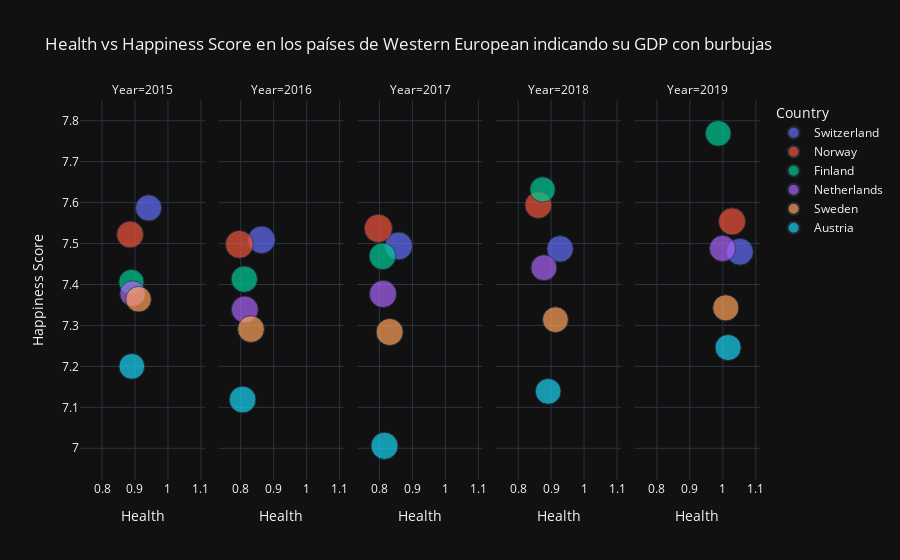

This figure's notebook cell:
### Markdown cell above
_Con este se puede ver la correlación entre la expectativa de vida y el happiness score en esta región del mundo_

### Code cell
df_region_europe1 = df_region_europe[df_region_europe['Country'].isin(['Switzerland', 
                                                                       'Norway','Finland','Netherlands',
                                                                      'Sweden', 'Austria'])] # seleccionamos los países con mayor happiness score
fig = px.scatter(df_region_europe1,
                x = 'Health (Life Expectancy)',
                y = 'Happiness Score',
                color = 'Country',
                size = 'Economy (GDP per Capita)', 
                template='plotly_dark',
                facet_col = 'Year',
                facet_col_wrap = 5,
                labels ={"Health (Life Expectancy)":"Health"},
                title = 'Health vs Happiness Score en los países de Western European indicando su GDP con burbujas',
                )
fig.show()

### Figure 1 — Plotly figure (JSON) as saved in the notebook; plotly's stock layout.template omitted (floating-point values rounded to 4 significant figures)
{"data": [{"hovertemplate": "Country=Switzerland<br>Year=2015<br>Health=%{x}<br>Happiness Score=%{y}<br>Economy (GDP per Capita)=%{marker.size}<extra></extra>", "legendgroup": "Switzerland", "marker": {"color": "#636efa", "size": [1.397], "sizemode": "area", "sizeref": 0.004041, "symbol": "circle"}, "mode": "markers", "name": "Switzerland", "orientation": "v", "showlegend": true, "type": "scatter", "x": [0.9414], "xaxis": "x", "y": [7.587], "yaxis": "y"}, {"hovertemplate": "Country=Switzerland<br>Year=2016<br>Health=%{x}<br>Happiness Score=%{y}<br>Economy (GDP per Capita)=%{marker.size}<extra></extra>", "legendgroup": "Switzerland", "marker": {"color": "#636efa", "size": [1.527], "sizemode": "area", "sizeref": 0.004041, "symbol": "circle"}, "mode": "markers", "name": "Switzerland", "orientation": "v", "showlegend": false, "type": "scatter", "x": [0.863], "xaxis": "x2", "y": [7.509], "yaxis": "y2"}, {"hovertemplate": "Country=Switzerland<br>Year=2017<br>Health=%{x}<br>Happiness Score=%{y}<br>Economy (GDP per Capita)=%{marker.size}<extra></extra>", "legendgroup": "Switzerland", "marker": {"color": "#636efa", "size": [1.565], "sizemode": "area", "sizeref": 0.004041, "symbol": "circle"}, "mode": "markers", "name": "Switzerland", "orientation": "v", "showlegend": false, "type": "scatter", "x": [0.8581], "xaxis": "x3", "y": [7.494], "yaxis": "y3"}, {"hovertemplate": "Country=Switzerland<br>Year=2018<br>Health=%{x}<br>Happiness Score=%{y}<br>Economy (GDP per Capita)=%{marker.size}<extra></extra>", "legendgroup": "Switzerland", "marker": {"color": "#636efa", "size": [1.42], "sizemode": "area", "sizeref": 0.004041, "symbol": "circle"}, "mode": "markers", "name": "Switzerland", "orientation": "v", "showlegend": false, "type": "scatter", "x": [0.927], "xaxis": "x4", "y": [7.487], "yaxis": "y4"}, {"hovertemplate": "Country=Switzerland<br>Year=2019<br>Health=%{x}<br>Happiness Score=%{y}<br>Economy (GDP per Capita)=%{marker.size}<extra></extra>", "legendgroup": "Switzerland", "marker": {"color": "#636efa", "size": [1.452], "sizemode": "area", "sizeref": 0.004041, "symbol": "circle"}, "mode": "markers", "name": "Switzerland", "orientation": "v", "showlegend": false, "type": "scatter", "x": [1.052], "xaxis": "x5", "y": [7.48], "yaxis": "y5"}, {"hovertemplate": "Country=Norway<br>Year=2015<br>Health=%{x}<br>Happiness Score=%{y}<br>Economy (GDP per Capita)=%{marker.size}<extra></extra>", "legendgroup": "Norway", "marker": {"color": "#EF553B", "size": [1.459], "sizemode": "area", "sizeref": 0.004041, "symbol": "circle"}, "mode": "markers", "name": "Norway", "orientation": "v", "showlegend": true, "type": "scatter", "x": [0.8852], "xaxis": "x", "y": [7.522], "yaxis": "y"}, {"hovertemplate": "Country=Norway<br>Year=2016<br>Health=%{x}<br>Happiness Score=%{y}<br>Economy (GDP per Capita)=%{marker.size}<extra></extra>", "legendgroup": "Norway", "marker": {"color": "#EF553B", "size": [1.577], "sizemode": "area", "sizeref": 0.004041, "symbol": "circle"}, "mode": "markers", "name": "Norway", "orientation": "v", "showlegend": false, "type": "scatter", "x": [0.7958], "xaxis": "x2", "y": [7.498], "yaxis": "y2"}, {"hovertemplate": "Country=Norway<br>Year=2017<br>Health=%{x}<br>Happiness Score=%{y}<br>Economy (GDP per Capita)=%{marker.size}<extra></extra>", "legendgroup": "Norway", "marker": {"color": "#EF553B", "size": [1.616], "sizemode": "area", "sizeref": 0.004041, "symbol": "circle"}, "mode": "markers", "name": "Norway", "orientation": "v", "showlegend": false, "type": "scatter", "x": [0.7967], "xaxis": "x3", "y": [7.537], "yaxis": "y3"}, {"hovertemplate": "Country=Norway<br>Year=2018<br>Health=%{x}<br>Happiness Score=%{y}<br>Economy (GDP per Capita)=%{marker.size}<extra></extra>", "legendgroup": "Norway", "marker": {"color": "#EF553B", "size": [1.456], "sizemode": "area", "sizeref": 0.004041, "symbol": "circle"}, "mode": "markers", "name": "Norway", "orientation": "v", "showlegend": false, "type": "scatter", "x": [0.861], "xaxis": "x4", "y": [7.594], "yaxis": "y4"}, {"hovertemplate": "Country=Norway<br>Year=2019<br>Health=%{x}<br>Happiness Score=%{y}<br>Economy (GDP per Capita)=%{marker.size}<extra></extra>", "legendgroup": "Norway", "marker": {"color": "#EF553B", "size": [1.488], "sizemode": "area", "sizeref": 0.004041, "symbol": "circle"}, "mode": "markers", "name": "Norway", "orientation": "v", "showlegend": false, "type": "scatter", "x": [1.028], "xaxis": "x5", "y": [7.554], "yaxis": "y5"}, {"hovertemplate": "Country=Finland<br>Year=2015<br>Health=%{x}<br>Happiness Score=%{y}<br>Economy (GDP per Capita)=%{marker.size}<extra></extra>", "legendgroup": "Finland", "marker": {"color": "#00cc96", "size": [1.29], "sizemode": "area", "sizeref": 0.004041, "symbol": "circle"}, "mode": "markers", "name": "Finland", "orientation": "v", "showlegend": true, "type": "scatter", "x": [0.8891], "xaxis": "x", "y": [7.406], "yaxis": "y"}, {"hovertemplate": "Country=Finland<br>Year=2016<br>Health=%{x}<br>Happiness Score=%{y}<br>Economy (GDP per Capita)=%{marker.size}<extra></extra>", "legendgroup": "Finland", "marker": {"color": "#00cc96", "size": [1.406], "sizemode": "area", "sizeref": 0.004041, "symbol": "circle"}, "mode": "markers", "name": "Finland", "orientation": "v", "showlegend": false, "type": "scatter", "x": [0.8109], "xaxis": "x2", "y": [7.413], "yaxis": "y2"}, {"hovertemplate": "Country=Finland<br>Year=2017<br>Health=%{x}<br>Happiness Score=%{y}<br>Economy (GDP per Capita)=%{marker.size}<extra></extra>", "legendgroup": "Finland", "marker": {"color": "#00cc96", "size": [1.444], "sizemode": "area", "sizeref": 0.004041, "symbol": "circle"}, "mode": "markers", "name": "Finland", "orientation": "v", "showlegend": false, "type": "scatter", "x": [0.8092], "xaxis": "x3", "y": [7.469], "yaxis": "y3"}, {"hovertemplate": "Country=Finland<br>Year=2018<br>Health=%{x}<br>Happiness Score=%{y}<br>Economy (GDP per Capita)=%{marker.size}<extra></extra>", "legendgroup": "Finland", "marker": {"color": "#00cc96", "size": [1.305], "sizemode": "area", "sizeref": 0.004041, "symbol": "circle"}, "mode": "markers", "name": "Finland", "orientation": "v", "showlegend": false, "type": "scatter", "x": [0.874], "xaxis": "x4", "y": [7.632], "yaxis": "y4"}, {"hovertemplate": "Country=Finland<br>Year=2019<br>Health=%{x}<br>Happiness Score=%{y}<br>Economy (GDP per Capita)=%{marker.size}<extra></extra>", "legendgroup": "Finland", "marker": {"color": "#00cc96", "size": [1.34], "sizemode": "area", "sizeref": 0.004041, "symbol": "circle"}, "mode": "markers", "name": "Finland", "orientation": "v", "showlegend": false, "type": "scatter", "x": [0.986], "xaxis": "x5", "y": [7.769], "yaxis": "y5"}, {"hovertemplate": "Country=Netherlands<br>Year=2015<br>Health=%{x}<br>Happiness Score=%{y}<br>Economy (GDP per Capita)=%{marker.size}<extra></extra>", "legendgroup": "Netherlands", "marker": {"color": "#ab63fa", "size": [1.329], "sizemode": "area", "sizeref": 0.004041, "symbol": "circle"}, "mode": "markers", "name": "Netherlands", "orientation": "v", "showlegend": true, "type": "scatter", "x": [0.8928], "xaxis": "x", "y": [7.378], "yaxis": "y"}, {"hovertemplate": "Country=Netherlands<br>Year=2016<br>Health=%{x}<br>Happiness Score=%{y}<br>Economy (GDP per Capita)=%{marker.size}<extra></extra>", "legendgroup": "Netherlands", "marker": {"color": "#ab63fa", "size": [1.465], "sizemode": "area", "sizeref": 0.004041, "symbol": "circle"}, "mode": "markers", "name": "Netherlands", "orientation": "v", "showlegend": false, "type": "scatter", "x": [0.8123], "xaxis": "x2", "y": [7.339], "yaxis": "y2"}, {"hovertemplate": "Country=Netherlands<br>Year=2017<br>Health=%{x}<br>Happiness Score=%{y}<br>Economy (GDP per Capita)=%{marker.size}<extra></extra>", "legendgroup": "Netherlands", "marker": {"color": "#ab63fa", "size": [1.504], "sizemode": "area", "sizeref": 0.004041, "symbol": "circle"}, "mode": "markers", "name": "Netherlands", "orientation": "v", "showlegend": false, "type": "scatter", "x": [0.8107], "xaxis": "x3", "y": [7.377], "yaxis": "y3"}, {"hovertemplate": "Country=Netherlands<br>Year=2018<br>Health=%{x}<br>Happiness Score=%{y}<br>Economy (GDP per Capita)=%{marker.size}<extra></extra>", "legendgroup": "Netherlands", "marker": {"color": "#ab63fa", "size": [1.361], "sizemode": "area", "sizeref": 0.004041, "symbol": "circle"}, "mode": "markers", "name": "Netherlands", "orientation": "v", "showlegend": false, "type": "scatter", "x": [0.878], "xaxis": "x4", "y": [7.441], "yaxis": "y4"}, {"hovertemplate": "Country=Netherlands<br>Year=2019<br>Health=%{x}<br>Happiness Score=%{y}<br>Economy (GDP per Capita)=%{marker.size}<extra></extra>", "legendgroup": "Netherlands", "marker": {"color": "#ab63fa", "size": [1.396], "sizemode": "area", "sizeref": 0.004041, "symbol": "circle"}, "mode": "markers", "name": "Netherlands", "orientation": "v", "showlegend": false, "type": "scatter", "x": [0.999], "xaxis": "x5", "y": [7.488], "yaxis": "y5"}, {"hovertemplate": "Country=Sweden<br>Year=2015<br>Health=%{x}<br>Happiness Score=%{y}<br>Economy (GDP per Capita)=%{marker.size}<extra></extra>", "legendgroup": "Sweden", "marker": {"color": "#FFA15A", "size": [1.332], "sizemode": "area", "sizeref": 0.004041, "symbol": "circle"}, "mode": "markers", "name": "Sweden", "orientation": "v", "showlegend": true, "type": "scatter", "x": [0.9109], "xaxis": "x", "y": [7.364], "yaxis": "y"}, {"hovertemplate": "Country=Sweden<br>Year=2016<br>Health=%{x}<br>Happiness Score=%{y}<br>Economy (GDP per Capita)=%{marker.size}<extra></extra>", "legendgroup": "Sweden", "marker": {"color": "#FFA15A", "size": [1.452], "sizemode": "area", "sizeref": 0.004041, "symbol": "circle"}, "mode": "markers", "name": "Sweden", "orientation": "v", "showlegend": false, "type": "scatter", "x": [0.8312], "xaxis": "x2", "y": [7.291], "yaxis": "y2"}, {"hovertemplate": "Country=Sweden<br>Year=2017<br>Health=%{x}<br>Happiness Score=%{y}<br>Economy (GDP per Capita)=%{marker.size}<extra></extra>", "legendgroup": "Sweden", "marker": {"color": "#FFA15A", "size": [1.494], "sizemode": "area", "sizeref": 0.004041, "symbol": "circle"}, "mode": "markers", "name": "Sweden", "orientation": "v", "showlegend": false, "type": "scatter", "x": [0.8309], "xaxis": "x3", "y": [7.284], "yaxis": "y3"}, {"hovertemplate": "Country=Sweden<br>Year=2018<br>Health=%{x}<br>Happiness Score=%{y}<br>Economy (GDP per Capita)=%{marker.size}<extra></extra>", "legendgroup": "Sweden", "marker": {"color": "#FFA15A", "size": [1.355], "sizemode": "area", "sizeref": 0.004041, "symbol": "circle"}, "mode": "markers", "name": "Sweden", "orientation": "v", "showlegend": false, "type": "scatter", "x": [0.913], "xaxis": "x4", "y": [7.314], "yaxis": "y4"}, {"hovertemplate": "Country=Sweden<br>Year=2019<br>Health=%{x}<br>Happiness Score=%{y}<br>Economy (GDP per Capita)=%{marker.size}<extra></extra>", "legendgroup": "Sweden", "marker": {"color": "#FFA15A", "size": [1.387], "sizemode": "area", "sizeref": 0.004041, "symbol": "circle"}, "mode": "markers", "name": "Sweden", "orientation": "v", "showlegend": false, "type": "scatter", "x": [1.009], "xaxis": "x5", "y": [7.343], "yaxis": "y5"}, {"hovertemplate": "Country=Austria<br>Year=2015<br>Health=%{x}<br>Happiness Score=%{y}<br>Economy (GDP per Capita)=%{marker.size}<extra></extra>", "legendgroup": "Austria", "marker": {"color": "#19d3f3", "size": [1.337], "sizemode": "area", "sizeref": 0.004041, "symbol": "circle"}, "mode": "markers", "name": "Austria", "orientation": "v", "showlegend": true, "type": "scatter", "x": [0.8904], "xaxis": "x", "y": [7.2], "yaxis": "y"}, {"hovertemplate": "Country=Austria<br>Year=2016<br>Health=%{x}<br>Happiness Score=%{y}<br>Economy (GDP per Capita)=%{marker.size}<extra></extra>", "legendgroup": "Austria", "marker": {"color": "#19d3f3", "size": [1.45], "sizemode": "area", "sizeref": 0.004041, "symbol": "circle"}, "mode": "markers", "name": "Austria", "orientation": "v", "showlegend": false, "type": "scatter", "x": [0.8056], "xaxis": "x2", "y": [7.119], "yaxis": "y2"}, {"hovertemplate": "Country=Austria<br>Year=2017<br>Health=%{x}<br>Happiness Score=%{y}<br>Economy (GDP per Capita)=%{marker.size}<extra></extra>", "legendgroup": "Austria", "marker": {"color": "#19d3f3", "size": [1.487], "sizemode": "area", "sizeref": 0.004041, "symbol": "circle"}, "mode": "markers", "name": "Austria", "orientation": "v", "showlegend": false, "type": "scatter", "x": [0.8153], "xaxis": "x3", "y": [7.006], "yaxis": "y3"}, {"hovertemplate": "Country=Austria<br>Year=2018<br>Health=%{x}<br>Happiness Score=%{y}<br>Economy (GDP per Capita)=%{marker.size}<extra></extra>", "legendgroup": "Austria", "marker": {"color": "#19d3f3", "size": [1.341], "sizemode": "area", "sizeref": 0.004041, "symbol": "circle"}, "mode": "markers", "name": "Austria", "orientation": "v", "showlegend": false, "type": "scatter", "x": [0.891], "xaxis": "x4", "y": [7.139], "yaxis": "y4"}, {"hovertemplate": "Country=Austria<br>Year=2019<br>Health=%{x}<br>Happiness Score=%{y}<br>Economy (GDP per Capita)=%{marker.size}<extra></extra>", "legendgroup": "Austria", "marker": {"color": "#19d3f3", "size": [1.376], "sizemode": "area", "sizeref": 0.004041, "symbol": "circle"}, "mode": "markers", "name": "Austria", "orientation": "v", "showlegend": false, "type": "scatter", "x": [1.016], "xaxis": "x5", "y": [7.246], "yaxis": "y5"}], "layout": {"annotations": [{"font": {}, "showarrow": false, "text": "Year=2015", "x": 0.092, "xanchor": "center", "xref": "paper", "y": 1, "yanchor": "bottom", "yref": "paper"}, {"font": {}, "showarrow": false, "text": "Year=2016", "x": 0.296, "xanchor": "center", "xref": "paper", "y": 1, "yanchor": "bottom", "yref": "paper"}, {"font": {}, "showarrow": false, "text": "Year=2017", "x": 0.5, "xanchor": "center", "xref": "paper", "y": 1, "yanchor": "bottom", "yref": "paper"}, {"font": {}, "showarrow": false, "text": "Year=2018", "x": 0.704, "xanchor": "center", "xref": "paper", "y": 1, "yanchor": "bottom", "yref": "paper"}, {"font": {}, "showarrow": false, "text": "Year=2019", "x": 0.908, "xanchor": "center", "xref": "paper", "y": 1, "yanchor": "bottom", "yref": "paper"}], "legend": {"itemsizing": "constant", "title": {"text": "Country"}, "tracegroupgap": 0}, "title": {"text": "Health vs Happiness Score en los países de Western European indicando su GDP con burbujas"}, "xaxis": {"anchor": "y", "domain": [0, 0.184], "title": {"text": "Health"}}, "xaxis2": {"anchor": "y2", "domain": [0.204, 0.388], "matches": "x", "title": {"text": "Health"}}, "xaxis3": {"anchor": "y3", "domain": [0.408, 0.592], "matches": "x", "title": {"text": "Health"}}, "xaxis4": {"anchor": "y4", "domain": [0.612, 0.796], "matches": "x", "title": {"text": "Health"}}, "xaxis5": {"anchor": "y5", "domain": [0.816, 1], "matches": "x", "title": {"text": "Health"}}, "yaxis": {"anchor": "x", "domain": [0, 1], "title": {"text": "Happiness Score"}}, "yaxis2": {"anchor": "x2", "domain": [0, 1], "matches": "y", "showticklabels": false}, "yaxis3": {"anchor": "x3", "domain": [0, 1], "matches": "y", "showticklabels": false}, "yaxis4": {"anchor": "x4", "domain": [0, 1], "matches": "y", "showticklabels": false}, "yaxis5": {"anchor": "x5", "domain": [0, 1], "matches": "y", "showticklabels": false}}}
